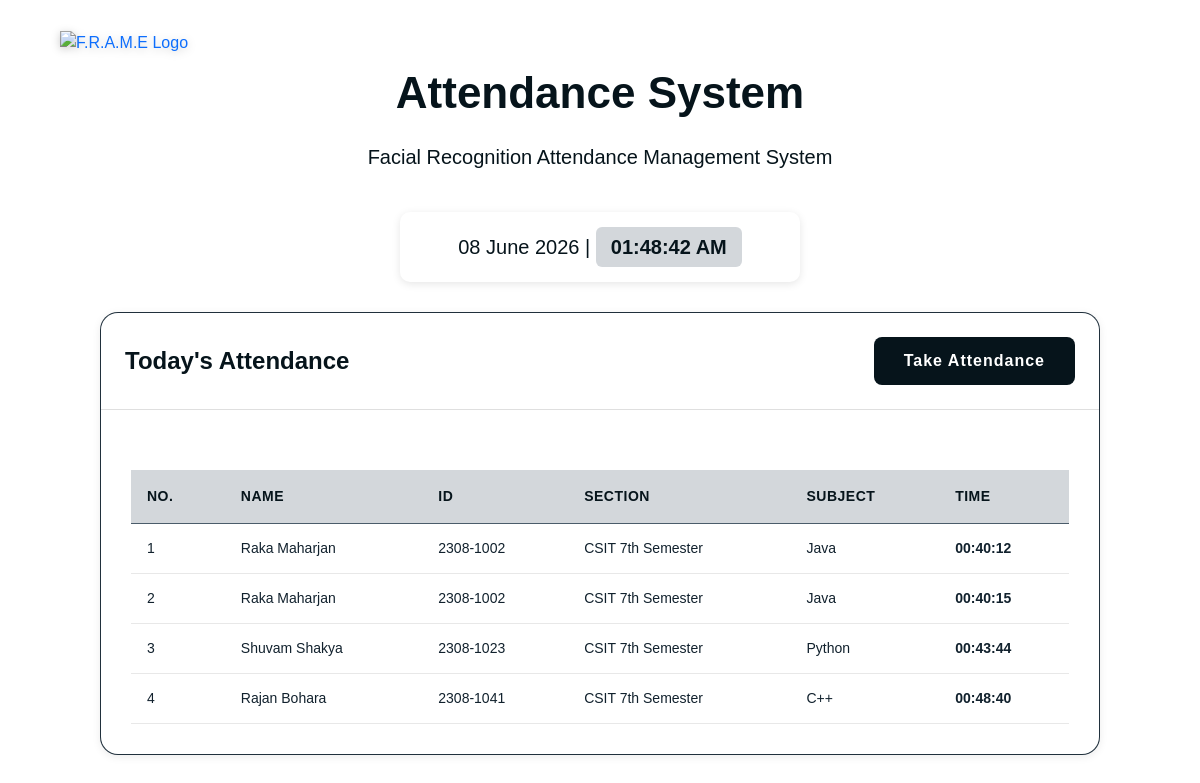
The app's page /attendance with its own data.
### tables this page shows
CREATE TABLE attendance (
            id TEXT NOT NULL,
            name TEXT NOT NULL,
            section TEXT,
            time TEXT NOT NULL, subject TEXT,
            FOREIGN KEY (id) REFERENCES student(id)
        );

### app.py (the view)
@app.route('/attendance')
def take_attendance():
    names, rolls, sec, times, dates, reg, subjects, l = extract_attendance()
    return render_template(
        'Attendance.html',
        names=names,
        rolls=rolls,
        sec=sec,
        times=times,
        subjects=subjects,
        l=l,
        datetoday2=datetoday2
    )

### app.py (called while the page is built, shortened)
def get_db():
    conn = sqlite3.connect(DATABASE)
    conn.row_factory = sqlite3.Row  # This makes rows accessible like dictionaries
    return conn

@app.before_request
def before_request():
    g.user = None

### templates/Attendance.html (shortened to what this page needs)
<!DOCTYPE html>
<html lang="en">
<head>
  <link href="https://cdn.jsdelivr.net/npm/bootstrap@5.0.2/dist/css/bootstrap.min.css" rel="stylesheet"
>
</head>
<body>
  <div class="logo-container">
    <a href="/" class="logo-link" title="Go to Home">
      <img src="static/images/favicon.png" alt="F.R.A.M.E Logo">
    </a>
  </div>
  <div class="page-header">
    <div class="page-title">Attendance System</div>
    <div class="page-subtitle">Facial Recognition Attendance Management System</div>
  </div>
  <div class="datetime-container">
    {{ datetoday2 }} | <span id="clock">Loading...</span>
  </div>
  <div class="container-wrapper">
    <div class="card">
      <div class="card-header">
        <h2>Today's Attendance</h2>
        <a href="/attendancebtn" class="attendance-btn">Take Attendance</a>
      </div>
      <div class="card-body">
        {% if l >= 1 %}
        <table>
          <thead>
            <tr>
              <th width="10%">No.</th>
              <th>Name</th>
              <th>ID</th>
              <th>Section</th>
              <th>Subject</th>
              <th>Time</th>
            </tr>
          </thead>
          <tbody>
            {% for i in range(l) %}
            <tr>
              <td width="10%">{{ i+1 }}</td>
              <td>{{ names[i] }}</td>
              <td>{{ rolls[i] }}</td>
              <td>{{ sec[i] }}</td>
              <td>{{ subjects[i] }}</td>
              <td class="time-cell">{{ times[i] }}</td>
            </tr>
            {% endfor %}
          </tbody>
        </table>
        {% else %}
        <div class="no-data">No attendance records found for today.</div>
        {% endif %}
      </div>
    </div>
  </div>
</body>
</html>

### templates/Attendance.html (style rules this page uses)
* { margin: 0; padding: 0; box-sizing: border-box; }
body { font-family: "Poppins", sans-serif; background: white; min-height: 100vh; color: #06141B; padding: 40px 20px; }
.logo-container { position: absolute; top: 30px; left: 60px; z-index: 10; }
.logo-link { display: inline-block; text-decoration: none; transition: all 0.3s ease; }
.logo-link img { width: 50px; height: 50px; object-fit: contain; transition: transform 0.3s ease; filter: drop-shadow(0 2px 4px rgba(0, 0, 0, 0.2)); }
.page-header { text-align: center; margin-bottom: 40px; animation: slideInDown 0.6s ease-out; margin-top: 20px; }
.page-title { font-size: 44px; font-weight: 700; color: #06141B; margin-bottom: 16px; }
.page-subtitle { font-size: 20px; color: #06141B; }
.datetime-container { text-align: center; margin: 20px 0 30px; font-size: 20px; color: #06141B; font-weight: 500; animation: slideInDown 0.6s ease-out 0.2s both; padding: 15px; background: white; border-radius: 10px; max-width: 400px; margin-left: auto; margin-right: auto; box-shadow: 0 2px 8px rgba(0, 0, 0, 0.1); }
#clock { color: #06141B; font-weight: 700; background: #4a5c6a3e; padding: 5px 15px; border-radius: 6px; display: inline-block; min-width: 120px; }
.container-wrapper { max-width: 1000px; margin: 0 auto; position: relative; }
.card { background: #253745; border-radius: 18px; box-shadow: 0 2px 8px rgba(0, 0, 0, 0.08); overflow: hidden; animation: slideInUp 0.6s ease-out 0.2s both; }
.card-header { background: white; padding: 24px; color: #06141B; display: flex; justify-content: space-between; align-items: center; flex-wrap: wrap; }
.card-header h2 { font-size: 24px; font-weight: 700; margin: 0; }
.card-body { padding: 30px; background: white; }
.attendance-btn { background: #06141B; color: white; border: none; padding: 12px 30px; border-radius: 8px; font-weight: 600; font-size: 16px; cursor: pointer; transition: all 0.3s ease; text-decoration: none; display: inline-block; text-align: center; letter-spacing: 1px; }
table { width: 100%; border-collapse: collapse; margin-top: 30px; }
thead { background-color: #4a5c6a3e; border-bottom: 1px solid #4a5c6a; }
th { padding: 16px; text-align: left; font-weight: 700; color: #06141B; font-size: 14px; text-transform: uppercase; letter-spacing: 0.5px; }
td { padding: 14px 16px; border-bottom: 1px solid #e8e8e8; font-size: 14px; }
.time-cell { font-weight: 600; color: #11212D; }
tbody tr { background-color: white; color: #11212D; }

### records on screen
attendance: name "Raka Maharjan", id "2308-1002", section "CSIT 7th Semester", subject "Java"
attendance: name "Raka Maharjan", id "2308-1002", section "CSIT 7th Semester", subject "Java"
attendance: name "Shuvam Shakya", id "2308-1023", section "CSIT 7th Semester", subject "Python"
attendance: name "Rajan Bohara", id "2308-1041", section "CSIT 7th Semester", subject "C++"

### other values on screen
{{ datetoday2 }} "08 June 2026"
{{ i+1 }} "1" "2" "3" "4"
{{ times[i] }} "00:40:12" "00:40:15" "00:43:44" "00:48:40"
